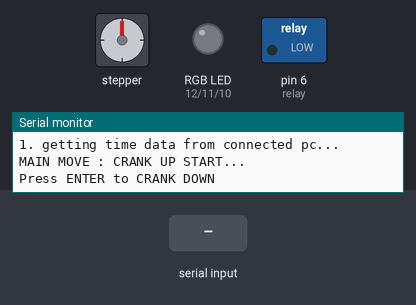
A sketch run on a simulated Arduino Uno, built with avr-gcc and run on an emulated ATmega328P. On the bench: stepper motor, switched loads named in the sketch (green lamp = pin HIGH), an RGB LED mixed from three pins (HIGH = lit), the last lines printed to the serial monitor. Wiring (inferred from the names in the program): stepper motor driver (200 steps per turn assumed): step pin 7; direction pin 8; enable pin 9. Inputs (shaded band) come from the test bench. The local clock reads 2024-03-15 10:24:30 at power-on unless the sketch sets it; pins used as bus, display or sensor lines are not drawn.

Above: at 1.6 s.
1.7 s: "1\n" received over Serial
At 2.8 s:
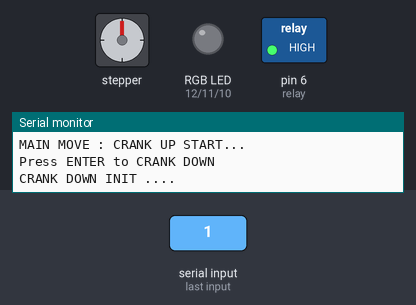
Timing chart, 0 to 8.4 s (numbered marks = the images above; inputs shaded):
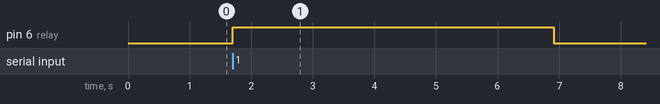

Measured:
- after the input at 1.7 s, pin 6 (relay): LOW → HIGH at once, → LOW 5.2 s later

The sketch:

hi-res_sim_CRANKDOWN_22_12_10_.ino
```cpp
//  _  _ _                  ___ ___ __  __
// | || (_)___ _ _ ___ ___ / __|_ _|  \/  |
// | __ | |___| '_/ -_|_-< \__ \| || |\/| |
// |_||_|_|   |_| \___/__/ |___/___|_|  |_|
//
// # # # # # CRANK DOWN CODE. 3 # # # # #

//!!!UPDATE!!!
// 2022.03.31
// 1. 리미트스위치를 장착했음; 5번 핀에 장착되었으며 스위치가 눌릴 경우 정지함
// 2. 올라오는 양을 구분해놨음.

// 2022.04.05
// 1. 내려왔다 올라오는 걸로 수정완료했음.
// 2. DELAY_DIVER 변수 추가했음(수정하면 내려가서 얼마나 기다리는가 정할 수 있음)
//    1000이 1초임.

// 2022.04.13
// 1. i값 자료형을 unsigned long으로 바꾸어줫음. 왜냐면 부호가 필요 없기 때문 그만큼의 자료형 범위를 확보하기 위함임. 그러니까 음수는 사용할수 없음.
// 2. setnum을 DIVER_DOWN으로 교체하였음. 함수명만 고쳣고 기능은 동일함.

// 2022.04.21
// 1. 시작 시 다이버를 끌어올려서 영점을 잡도록 순서 바꿧음

// 2022.12.10
// 1. 형상 업데이트.
// 2. 리모콘 죽였음.(삼고빔)
// 3. RGB LED 장착 (pin 12,11,10)


// ==========사용법===========
// 1. 파일을 업로드한다
// 2. 시리얼 모니터에서 엔터를 누른다
// 3. 모터가 내려간다
// 4. 모터를 멈추고 싶다면 엔터를 누른다
// 여러번 누르면 꼬여서 안멈추니까 참고


#include <Wire.h>
#include "RTClib.h" //rtc library


// ------- RGB LED
int RED = 12;
int GREEN = 11;
int BLUE = 10;

//stepper input
int PUL=7; //define Pulse pin
int DIR=8; //define Direction pin
int ENA=9; //define Enable Pin

//endstop
const int Endstop = 5;

//깊이 측정용 값
long DEPTH = 0;

bool isRemote = false; //리모컨으로 조종하고 있는가?
bool isDown = false; //모드 1 선택시 편도 작동을 위한 선언문. false 이면 내려가고 true 이면 올라옴. [기본값 = true]
bool isWaiting = true; //다음 시간까지 기다려야하는가? [기본값 : true]
bool isTime = false;

int relay = 6;

// = = = = = = = = = = = = = = = = = = = = = = = = = 이 박스 안에 있는 값들은 실제 움직임에 영향을 주는 변수들임.

long mdil = 1000;           //이거 조절하면 속도가 조절됨. 작을 수록 빨라짐
int t_correction = 9;       //초 단위 보정을 한번에~~~~

long       DIVER_DOWN = 5000000;         //이거 조절하면 회전수 조절됨
const long DIVER_UP = 100000; // 끌어올리는 양
const long DIVER_ZERO = 1000; //스탑 한 이후 조금 내려갈 양

const int DELAY_DIVER = 3000; //다이버가 내려갔다가 올라오기까지 기다릴 시간

int updown = 500;           //이거 조절하면 위아래 내리는거 가능, 500=10cm
// = = = = = = = = = = = = = = = = = = = = = = = = =

int N = 0; //1분

RTC_DS3231 rtc;//rtc 선언


void setup()
{
  pinMode (relay, OUTPUT);
  pinMode (PUL, OUTPUT);
  pinMode (DIR, OUTPUT);
  pinMode (ENA, OUTPUT);
  pinMode (Endstop, INPUT_PULLUP);

  pinMode (RED, OUTPUT);
  pinMode (GREEN, OUTPUT);
  pinMode (BLUE, OUTPUT);

  Serial.begin(9600);


  rtc.begin();
  Serial.print("\n\n\n# # # # # # # # # # # #\n");
  Serial.print("HI-res SIM\n");
  Serial.print("# # # # # # # # # # # #\n");
  Serial.print("# # # # # CRANK UP CODE. 20221210 # # # # #\n \n \n");


  Serial.print("= = = = = = = = = = = = = = = = = = = = = = = \n");
  Serial.print("Initializing Hi-res SIM \n");
  Serial.print("1. getting time data from connected pc... \n");

  // rtc.adjust로 정해진 시간은 "컴파일 시간입니다"
  // 따라서 컴파일 땡 하는 순간의 시간을 잡게 되므로, 컴파일 이후 시간 연산이 안되는 동안에는 시간이 밀릴 수 밖에 없으니
  // 딜레이를 넣어 약간의 오차보정을 잡아줍니다.


  delay(300); //3초간 대기 // 시작시간 오차 잡는데 사용

    rtc.adjust(DateTime(F(__DATE__), F(__TIME__))); //컴퓨터 시간 끌어다 씀. 시간 재설정할때 주석 풀것.
    //rtc.adjust(DateTime(2022,3,13,19,59,40)); //수동(yyyy, mm , dd, hh, mm, ss)

  // Serial.print("= = = = = = = = = = = = = = = = = = = = = = = \n");
  // Serial.print("2. Initializing position : CRANK UP in process\n");
  // goingUp(); //스탑센서 닿을 때 까지 끌어올리기
  Serial.print("MAIN MOVE : CRANK UP START...");
}


// = = = = = = = = = = = = = = = = = = = = = = = = = = = = = = = = = = = = = = = = = = = = = 모터 움직이는 코드
void goingDown() {
  digitalWrite(ENA,HIGH);
  digitalWrite(relay, HIGH);


  Serial.println("CRANK DOWN INIT ....");


  delay(5000);
  for (unsigned long i=0; i<=DIVER_DOWN; i++)   //i 값이 클 수록 많이 내려가고 작을 수록 조금 내려감
  {

    digitalWrite(DIR,HIGH); //LOW면 올라가고 HIGH면 내려감
    digitalWrite(PUL,HIGH);
    delayMicroseconds(mdil); //속도조절 -> 값이 낮을 수록 빠름
    digitalWrite(PUL,LOW);
    delayMicroseconds(mdil); //속도조절 -> 값이 낮을 수록 빠름

    DEPTH++;

    if(Serial.available() == 1)
    {
      Serial.println("\n \n= = = = = = = = Depth Calc RESULT = = = = = = =");
      Serial.println("\ndepth value : ");
      Serial.println(DEPTH);
      break;
    }
  }
  delay(200);
  digitalWrite(relay, LOW);
  digitalWrite(ENA,LOW);
}


void goingUp() {
  digitalWrite(ENA,HIGH);
  digitalWrite(relay, HIGH);


  Serial.println("Crank up init");


  delay(200);
  for (unsigned long i=0; i<=DIVER_UP; i++)   //i 값이 클 수록 많이 내려가고 작을 수록 조금 내려감
  {

    digitalWrite(DIR,HIGH); //LOW면 올라가고 HIGH면 내려감
    digitalWrite(PUL,HIGH);
    delayMicroseconds(mdil); //속도조절 -> 값이 낮을 수록 빠름
    digitalWrite(PUL,LOW);
    delayMicroseconds(mdil); //속도조절 -> 값이 낮을 수록 빠름
    DEPTH++;

    if (digitalRead(Endstop) == true)

    {
      Serial.print("\nDepth is ");
      Serial.print(DEPTH);
      Serial.print("\n");
      break;
    }
  }

  delay(200);
  //정지 후 내려갈 양
    for (unsigned long i=0; i<=DIVER_ZERO; i++)
  {

    digitalWrite(DIR,HIGH); //LOW면 올라가고 HIGH면 내려감
    digitalWrite(PUL,HIGH);
    delayMicroseconds(mdil); //속도조절 -> 값이 낮을 수록 빠름
    digitalWrite(PUL,LOW);
    delayMicroseconds(mdil); //속도조절 -> 값이 낮을 수록 빠름
  }

  delay(200);
  digitalWrite(relay, LOW);
  digitalWrite(ENA,LOW);
}
// = = = = = = = = = = = = = = = = = = = = = = = = = = = = = = = = = = = = = = = = = = = = = 모터 움직이는 코드 끗


// = = = = = = = = = = = = = = = = = = = = = = = = = = = = = = = = = = = = = = = = = = 모터 스케줄러(건들면망함)
void loop()
{
  DateTime now = rtc.now();
  DateTime correct (now + TimeSpan(0,0,0,t_correction)); //시간오차 보정; 일,시간,분,초

  Serial.end();
  Serial.begin(9600);

  Serial.println("\nPress ENTER to CRANK DOWN \n");
  while(Serial.available() == 0){

  }

  Serial.end();
  Serial.begin(9600);

  goingDown();

}
// = = = = = = = = = = = = = = = = = = = = = = = = = = = = = = = = = = = = = = = = = = 모터 스케줄러(끝)
```
